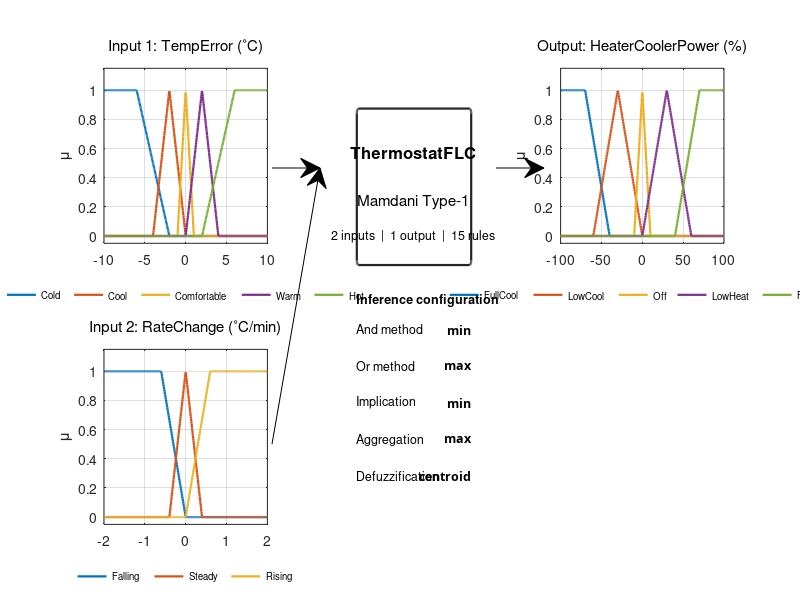

MATLAB code to generate this figure: (Note: this script raises an error after producing the figure.)
function make_report_figures()
% MAKE_REPORT_FIGURES  Generate the three Part 1 "components" figures
% directly, instead of screenshotting the Fuzzy Logic Designer GUI.
%
% Produces, in this folder:
%   screenshot_fis_editor.png      FIS structure diagram: both inputs with
%                                  their membership functions, the Mamdani
%                                  inference block, the output membership
%                                  functions, and a panel listing the
%                                  And/Or/Implication/Aggregation/
%                                  Defuzzification methods -- the same
%                                  information the FIS editor window shows.
%   screenshot_ruleview_cold.png   Rule-by-rule inference at [-8, -1.5]
%   screenshot_ruleview_hot.png    Rule-by-rule inference at [ 7,  1  ]
%
% The two rule-inference figures reproduce the Rule Inference view exactly:
% one row per rule, showing each antecedent membership function with the
% input value marked and the membership shaded, the clipped consequent, and
% at the bottom the aggregated output set with the centroid marked.
%
% Why generate rather than screenshot: the figures come out at publication
% resolution, they regenerate identically if the FIS changes, and no manual
% step can be forgotten. The filenames match what the report expects, so
% they drop straight into the Overleaf figures/ folder.
%
% Everything here is base-MATLAB plotting plus membership-function
% arithmetic done locally, so it does not depend on any toolbox plotting
% helper or on a particular evalfis signature.

    this_dir = fileparts(mfilename('fullpath'));

    % --- Membership functions, read from the saved FIS where possible ----
    % (falls back to the definitions in build_flc.m if the FIS cannot be
    % read, so the figures can always be produced)
    [TE, RC, OU, from_file] = load_mfs(fullfile(this_dir, 'thermostat_flc.fis'));
    if from_file
        fprintf('Membership functions read from thermostat_flc.fis\n');
    else
        fprintf('Could not read the .fis -- using the definitions from build_flc.m\n');
    end

    % --- Rule base: (TempError set, RateChange set, Output set) ----------
    RULES = [1 1 5; 1 2 5; 1 3 4;
             2 1 4; 2 2 4; 2 3 3;
             3 1 4; 3 2 3; 3 3 2;
             4 1 3; 4 2 2; 4 3 2;
             5 1 2; 5 2 1; 5 3 1];

    TE_LBL = {'Cold','Cool','Comfortable','Warm','Hot'};
    RC_LBL = {'Falling','Steady','Rising'};
    OU_LBL = {'FullCool','LowCool','Off','LowHeat','FullHeat'};

    make_structure_figure(this_dir, TE, RC, OU, TE_LBL, RC_LBL, OU_LBL);

    make_rule_figure(this_dir, TE, RC, OU, RULES, [-8 -1.5], ...
        'Cold room, still cooling', 'screenshot_ruleview_cold.png');
    make_rule_figure(this_dir, TE, RC, OU, RULES, [7 1], ...
        'Hot room, still warming',  'screenshot_ruleview_hot.png');

    fprintf('\nSaved screenshot_fis_editor.png, screenshot_ruleview_cold.png\n');
    fprintf('and screenshot_ruleview_hot.png to %s\n', this_dir);
end

% =====================================================================

function [TE, RC, OU, ok] = load_mfs(fis_path)
    TE = {[-10 -10 -6 -2], [-4 -2 0], [-1 0 1], [0 2 4], [2 6 10 10]};
    RC = {[-2 -2 -0.6 0], [-0.4 0 0.4], [0 0.6 2 2]};
    OU = {[-100 -100 -70 -40], [-60 -30 0], [-10 0 10], [0 30 60], [40 70 100 100]};
    ok = false;
    try
        fis = readfis(fis_path);
        TE = arrayfun(@(m) m.Parameters, fis.Inputs(1).MembershipFunctions,  'UniformOutput', false);
        RC = arrayfun(@(m) m.Parameters, fis.Inputs(2).MembershipFunctions,  'UniformOutput', false);
        OU = arrayfun(@(m) m.Parameters, fis.Outputs(1).MembershipFunctions, 'UniformOutput', false);
        ok = true;
    catch
        % keep the build_flc.m defaults above
    end
end

function y = mfval(prm, x)
% Membership value for a 3-parameter triangle or 4-parameter trapezoid,
% vectorised over x. Degenerate shoulders (a==b or c==d) never divide by
% zero because those branches simply do not fire.
    if numel(prm) == 3
        a = prm(1); b = prm(2); c = prm(2); d = prm(3);
    else
        a = prm(1); b = prm(2); c = prm(3); d = prm(4);
    end
    y = zeros(size(x));
    y(x >= b & x <= c) = 1;
    i1 = x > a & x < b;  if b > a, y(i1) = (x(i1) - a) / (b - a); end
    i2 = x > c & x < d;  if d > c, y(i2) = (d - x(i2)) / (d - c); end
end

function plot_mf_set(sets, labels, rng, ttl)
    x = linspace(rng(1), rng(2), 600);
    hold on;
    for m = 1:numel(sets)
        plot(x, mfval(sets{m}, x), 'LineWidth', 1.6);
    end
    ylim([-0.05 1.15]); xlim(rng); grid on; box on;
    title(ttl, 'FontWeight', 'normal');
    ylabel('\mu');
    legend(labels, 'Location', 'southoutside', 'Orientation', 'horizontal', ...
           'FontSize', 7, 'Box', 'off');
end

% ---------------------------------------------------------------------

function make_structure_figure(dir_out, TE, RC, OU, TE_LBL, RC_LBL, OU_LBL)
    fig = figure('Name', 'FIS structure', 'Position', [80 80 1150 760], 'Color', 'w');

    subplot(2,3,1); plot_mf_set(TE, TE_LBL, [-10 10],   'Input 1: TempError (^\circC)');
    subplot(2,3,4); plot_mf_set(RC, RC_LBL, [-2 2],     'Input 2: RateChange (^\circC/min)');
    subplot(2,3,3); plot_mf_set(OU, OU_LBL, [-100 100], 'Output: HeaterCoolerPower (%)');

    % Centre panel: the inference block and its configuration, i.e. the same
    % information the FIS editor shows in its property pane.
    subplot(2,3,[2 5]); axis off; xlim([0 1]); ylim([0 1]); hold on;
    rectangle('Position', [0.15 0.55 0.7 0.32], 'Curvature', 0.06, ...
              'EdgeColor', [0.15 0.15 0.15], 'LineWidth', 1.6);
    text(0.5, 0.78, 'ThermostatFLC', 'HorizontalAlignment', 'center', ...
         'FontWeight', 'bold', 'FontSize', 12);
    text(0.5, 0.68, 'Mamdani Type-1', 'HorizontalAlignment', 'center', 'FontSize', 11);
    text(0.5, 0.61, '2 inputs  |  1 output  |  15 rules', ...
         'HorizontalAlignment', 'center', 'FontSize', 9);

    cfg = {'And method', 'min'; 'Or method', 'max'; 'Implication', 'min'; ...
           'Aggregation', 'max'; 'Defuzzification', 'centroid'};
    y0 = 0.42;
    text(0.15, y0 + 0.06, 'Inference configuration', 'FontWeight', 'bold', 'FontSize', 9);
    for i = 1:size(cfg,1)
        yy = y0 - (i-1)*0.075;
        text(0.15, yy, cfg{i,1}, 'FontSize', 9);
        text(0.85, yy, cfg{i,2}, 'FontSize', 9, 'FontWeight', 'bold', ...
             'HorizontalAlignment', 'right', 'FontName', 'FixedWidth');
    end
    % arrows from the inputs into the block, and out to the output
    annotation('arrow', [0.34 0.40], [0.72 0.72]);
    annotation('arrow', [0.34 0.40], [0.26 0.72]);
    annotation('arrow', [0.62 0.68], [0.72 0.72]);

    sgtitle('Fuzzy Inference System: ThermostatFLC (Mamdani Type-1)', ...
            'FontWeight', 'bold');
    saveas(fig, fullfile(dir_out, 'screenshot_fis_editor.png'));
    close(fig);
end

% ---------------------------------------------------------------------

function make_rule_figure(dir_out, TE, RC, OU, RULES, inp, desc, fname)
    nR   = size(RULES, 1);
    xTE  = linspace(-10, 10, 400);
    xRC  = linspace(-2, 2, 400);
    xOU  = linspace(-100, 100, 1001);

    firing = zeros(nR, 1);
    agg    = zeros(size(xOU));
    for r = 1:nR
        muA = mfval(TE{RULES(r,1)}, inp(1));
        muB = mfval(RC{RULES(r,2)}, inp(2));
        firing(r) = min(muA, muB);                                  % AND = min
        agg = max(agg, min(firing(r), mfval(OU{RULES(r,3)}, xOU)));  % clip, then union
    end
    % The crisp value is taken from evalfis so that it matches
    % scenario_results.csv exactly. The local centroid below is only a
    % fallback: it agrees with evalfis to within ~0.4%, the difference being
    % purely the output-grid resolution used for defuzzification, not a
    % difference in the inference itself.
    crisp = NaN;
    try
        fis_for_eval = readfis(fullfile(dir_out, 'thermostat_flc.fis'));
        crisp = evalfis(fis_for_eval, inp);
    catch
    end
    if ~isfinite(crisp)
        if sum(agg) > 0
            crisp = sum(xOU .* agg) / sum(agg);                       % centroid
        else
            crisp = 0;
        end
    end

    fig = figure('Name', 'Rule inference', 'Position', [60 40 900 1150], 'Color', 'w');
    rows = nR + 1;

    for r = 1:nR
        % --- antecedent 1
        subplot(rows, 3, (r-1)*3 + 1); hold on;
        plot(xTE, mfval(TE{RULES(r,1)}, xTE), 'k', 'LineWidth', 0.9);
        plot([inp(1) inp(1)], [0 1], 'r-', 'LineWidth', 1.1);
        ylim([0 1.1]); xlim([-10 10]); set(gca, 'XTick', [], 'YTick', []); box on;
        ylabel(sprintf('R%d', r), 'Rotation', 0, 'FontSize', 7, ...
               'HorizontalAlignment', 'right', 'VerticalAlignment', 'middle');
        if r == 1, title(sprintf('TempError = %g', inp(1)), 'FontSize', 9); end

        % --- antecedent 2
        subplot(rows, 3, (r-1)*3 + 2); hold on;
        plot(xRC, mfval(RC{RULES(r,2)}, xRC), 'k', 'LineWidth', 0.9);
        plot([inp(2) inp(2)], [0 1], 'r-', 'LineWidth', 1.1);
        ylim([0 1.1]); xlim([-2 2]); set(gca, 'XTick', [], 'YTick', []); box on;
        if r == 1, title(sprintf('RateChange = %g', inp(2)), 'FontSize', 9); end

        % --- consequent, clipped at the firing strength
        subplot(rows, 3, (r-1)*3 + 3); hold on;
        clipped = min(firing(r), mfval(OU{RULES(r,3)}, xOU));
        plot(xOU, mfval(OU{RULES(r,3)}, xOU), 'Color', [.6 .6 .6], 'LineWidth', 0.8);
        if firing(r) > 0
            fill([xOU fliplr(xOU)], [clipped zeros(size(clipped))], [0.30 0.55 0.85], ...
                 'EdgeColor', 'none', 'FaceAlpha', 0.85);
        end
        ylim([0 1.1]); xlim([-100 100]); set(gca, 'XTick', [], 'YTick', []); box on;
        if firing(r) > 0
            text(95, 0.78, sprintf('%.2f', firing(r)), 'FontSize', 7, ...
                 'HorizontalAlignment', 'right', 'Color', [0.1 0.3 0.6], 'FontWeight', 'bold');
        end
        if r == 1, title('HeaterCoolerPower', 'FontSize', 9); end
    end

    % --- aggregated output + centroid
    subplot(rows, 3, [nR*3+1, nR*3+3]); hold on;
    fill([xOU fliplr(xOU)], [agg zeros(size(agg))], [0.85 0.45 0.20], ...
         'EdgeColor', 'none', 'FaceAlpha', 0.9);
    plot([crisp crisp], [0 1.05], 'k-', 'LineWidth', 2);
    ylim([0 1.15]); xlim([-100 100]); box on; grid on;
    xlabel('HeaterCoolerPower (%)', 'FontSize', 9);
    title(sprintf('Aggregated output  ->  centroid = %.2f %%', crisp), ...
          'FontSize', 10, 'FontWeight', 'bold');

    sgtitle(sprintf('Rule inference at [%g, %g] -- %s', inp(1), inp(2), desc), ...
            'FontWeight', 'bold');
    saveas(fig, fullfile(dir_out, fname));
    close(fig);

    fprintf('%s: crisp output = %.3f %% (%d of %d rules firing)\n', ...
            fname, crisp, sum(firing > 0), nR);
end
